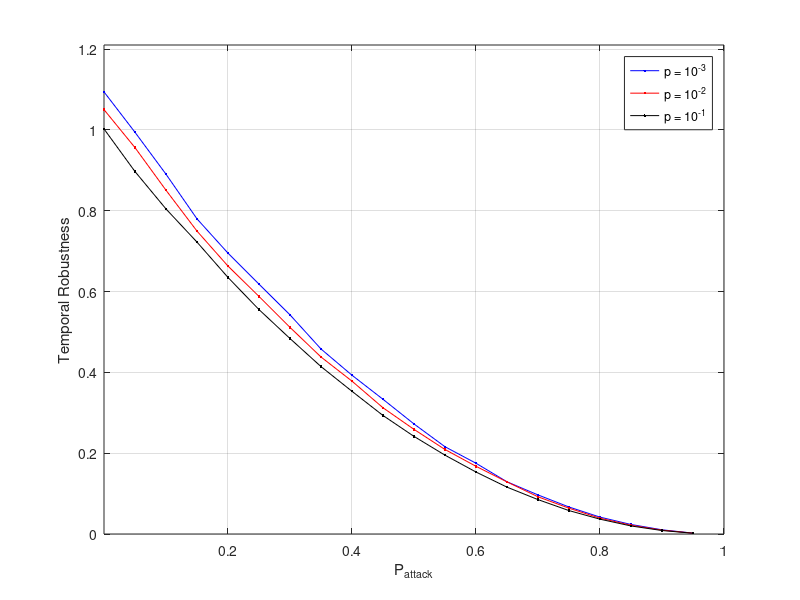

Write MATLAB code to recreate this figure.
%  read labels and x-y data
%load ErdosRenyiTemporalAttack_AverageHighestDegree_1000_0001.dat;     %  read data into the my_xy matrix
%Prob = ErdosRenyiTemporalAttack_AverageHighestDegree_1000_0001(:,2);     %  copy first column of my_xy into x
%Err1 = ErdosRenyiTemporalAttack_AverageHighestDegree_1000_0001(:,3);     %  and second column into y

load MarkovTemporalContactUpdatesPlots_100_q_0_0010.dat;     %  read data into the my_xy matrix
Prob = MarkovTemporalContactUpdatesPlots_100_q_0_0010(:,2);     %  copy first column of my_xy into x
Err2 = MarkovTemporalContactUpdatesPlots_100_q_0_0010(:,3);     %  and second column into y

load MarkovTemporalContactUpdatesPlots_100_q_0_0100.dat;     %  read data into the my_xy matrix
Err3 = MarkovTemporalContactUpdatesPlots_100_q_0_0100(:,3);     %  and second column into y

load MarkovTemporalContactUpdatesPlots_100_q_0_1000.dat;     %  read data into the my_xy matrix
Err4 = MarkovTemporalContactUpdatesPlots_100_q_0_1000(:,3);     %  and second column into y

%%load ErdosRenyiTemporalAttack_AverageHighestDegree_1001_0000.dat;     %  read data into the my_xy matrix
%Err5 = ErdosRenyiTemporalAttack_AverageHighestDegree_1001_0000(:,3);     %  and second column into y


plot(Prob,Err2,'b.-',Prob,Err3,'r.-',Prob,Err4,'k.-');%,Prob,Err5,'k.-');
xlabel('P_{attack}');           % add axis labels and plot title
ylabel('Temporal Robustness');
axis([0.000075 1.000 0.0 1.210],[0.000075 1.000 0.0 1.210]);
%set(gca,'XGrid','on','YGrid','on');
%set(gca,'gridlinestyle','--')
grid on;
legend('p = 10^{-3}','p = 10^{-2}','p = 10^{-1}');

%title('Mean monthly precipitation at Portland International Airport');
%plot(Prob,EffSim,'bx-',Prob,EffTheor,'ro-');     %  plot precip vs. month with circles